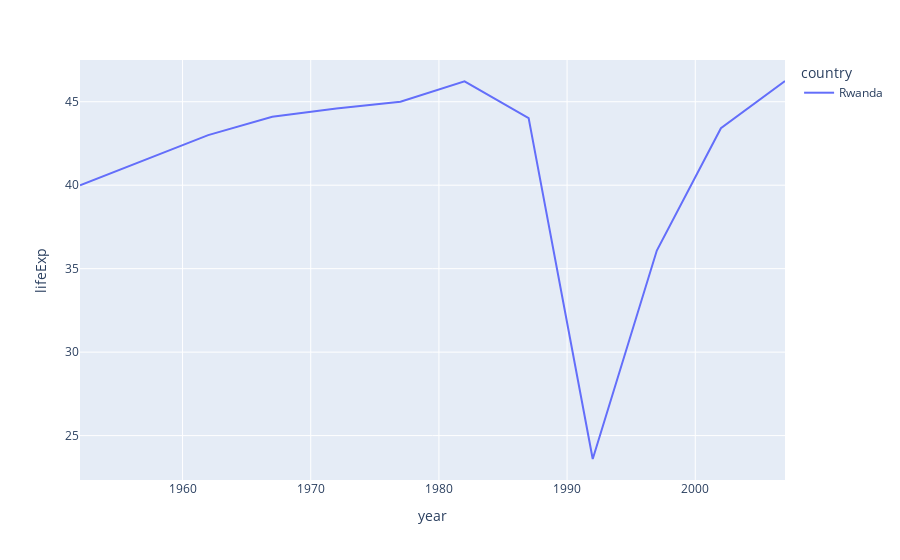

The notebook cell saved with this chart:
### Code cell
fig=px.line(df,x="year",y="lifeExp",color="country")
fig.show()

### Figure 1 — Plotly figure (JSON) as saved in the notebook; plotly's stock layout.template omitted (floating-point values rounded to 4 significant figures)
{"data": [{"hovertemplate": "country=Rwanda<br>year=%{x}<br>lifeExp=%{y}<extra></extra>", "legendgroup": "Rwanda", "line": {"color": "#636efa", "dash": "solid"}, "marker": {"symbol": "circle"}, "mode": "lines", "name": "Rwanda", "orientation": "v", "showlegend": true, "type": "scatter", "x": [1952, 1957, 1962, 1967, 1972, 1977, 1982, 1987, 1992, 1997, 2002, 2007], "xaxis": "x", "y": [40, 41.5, 43, 44.1, 44.6, 45, 46.22, 44.02, 23.6, 36.09, 43.41, 46.24], "yaxis": "y"}], "layout": {"legend": {"title": {"text": "country"}, "tracegroupgap": 0}, "margin": {"t": 60}, "xaxis": {"anchor": "y", "domain": [0, 1], "title": {"text": "year"}}, "yaxis": {"anchor": "x", "domain": [0, 1], "title": {"text": "lifeExp"}}}}
